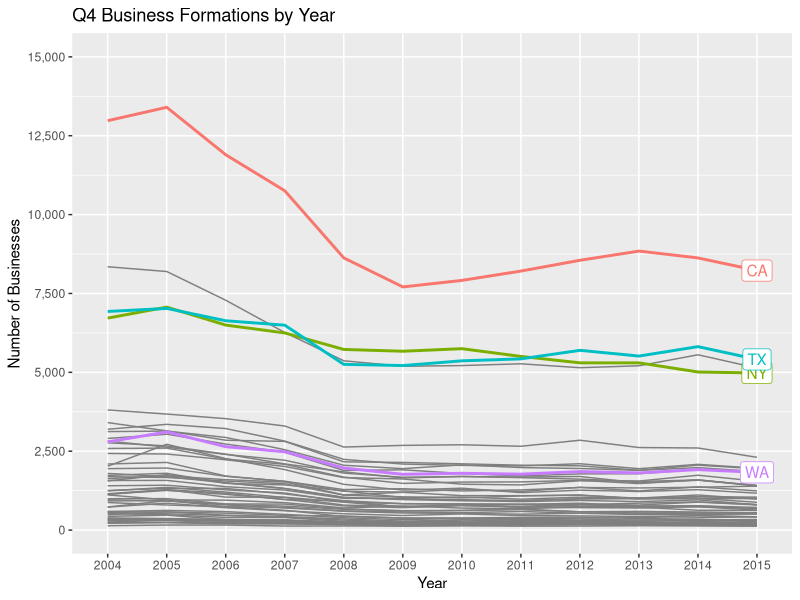

The R source for this figure:
library('tidyverse')
library('scales')

df <- read_csv('business-formation-data/BF4Q_ST.csv')
df <- df %>%
      gather(state, n, -Time) %>%
      filter(grepl('*Q4$', Time)) %>%
      mutate(Time = as.factor(gsub(' Q[0-9]$', '', Time))) %>%
      rename(time = Time) %>%
      mutate(state = as.factor(state))

# We want to highlight CA, NY, WA, TX
df <- df %>%
      mutate(highlight = as.factor(ifelse(state %in% c('NY', 'CA', 'WA', 'TX'),
                                    state,
                                    NA)))
df

to_label <- df %>%
            filter(!is.na(highlight) & time == 2015)

ggplot(df, aes(x = time, y = n, color = highlight)) +
    geom_line(data=filter(df, is.na(highlight)), aes(group = state)) +
    geom_line(data=filter(df, !is.na(highlight)), aes(group = state), size = 1) +
    geom_label(data=to_label, aes(label = state)) +
    scale_y_continuous(limits = c(0, 15000),
                       breaks=seq(0, 15000, 2500),
                       labels = comma) +
    guides(color = FALSE) +
    labs(title = 'Q4 Business Formations by Year',
         x = 'Year',
         y = 'Number of Businesses')
